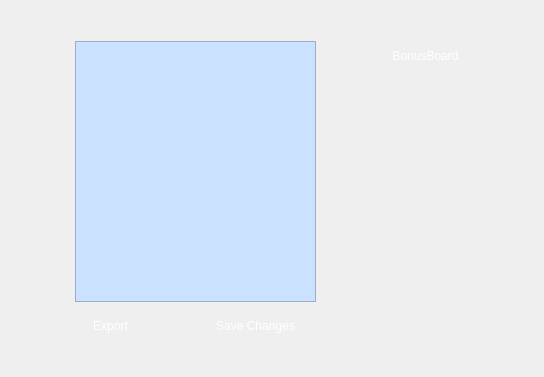
<?xml version="1.0" encoding="UTF-8"?>
<ui version="4.0">
 <class>EmployeeListScreen</class>
 <widget class="QDialog" name="EmployeeListScreen">
  <property name="geometry">
   <rect>
    <x>0</x>
    <y>0</y>
    <width>544</width>
    <height>377</height>
   </rect>
  </property>
  <property name="windowTitle">
   <string>Dialog</string>
  </property>
  <widget class="QPushButton" name="bonusButton">
   <property name="geometry">
    <rect>
     <x>360</x>
     <y>40</y>
     <width>131</width>
     <height>31</height>
    </rect>
   </property>
   <property name="cursor">
    <cursorShape>PointingHandCursor</cursorShape>
   </property>
   <property name="styleSheet">
    <string notr="true">background-color: rgb(58, 104, 255);
color: rgb(255, 255, 255);</string>
   </property>
   <property name="text">
    <string>BonusBoard</string>
   </property>
   <property name="autoDefault">
    <bool>false</bool>
   </property>
   <property name="flat">
    <bool>true</bool>
   </property>
  </widget>
  <widget class="QTableWidget" name="employeeSalaryList">
   <property name="geometry">
    <rect>
     <x>75</x>
     <y>41</y>
     <width>241</width>
     <height>261</height>
    </rect>
   </property>
   <property name="styleSheet">
    <string notr="true">background-color: rgb(202, 226, 255);</string>
   </property>
  </widget>
  <widget class="QPushButton" name="exportButton">
   <property name="geometry">
    <rect>
     <x>80</x>
     <y>310</y>
     <width>61</width>
     <height>31</height>
    </rect>
   </property>
   <property name="cursor">
    <cursorShape>PointingHandCursor</cursorShape>
   </property>
   <property name="styleSheet">
    <string notr="true">color: rgb(255, 255, 255);
background-color: rgb(0, 170, 0);</string>
   </property>
   <property name="text">
    <string>Export</string>
   </property>
   <property name="autoDefault">
    <bool>false</bool>
   </property>
   <property name="flat">
    <bool>true</bool>
   </property>
  </widget>
  <widget class="QPushButton" name="editButton">
   <property name="geometry">
    <rect>
     <x>190</x>
     <y>310</y>
     <width>131</width>
     <height>31</height>
    </rect>
   </property>
   <property name="cursor">
    <cursorShape>PointingHandCursor</cursorShape>
   </property>
   <property name="styleSheet">
    <string notr="true">color: rgb(255, 255, 255);
background-color: rgb(0, 170, 0);</string>
   </property>
   <property name="text">
    <string>Save Changes</string>
   </property>
   <property name="autoDefault">
    <bool>false</bool>
   </property>
   <property name="flat">
    <bool>true</bool>
   </property>
  </widget>
 </widget>
 <resources/>
 <connections/>
</ui>
